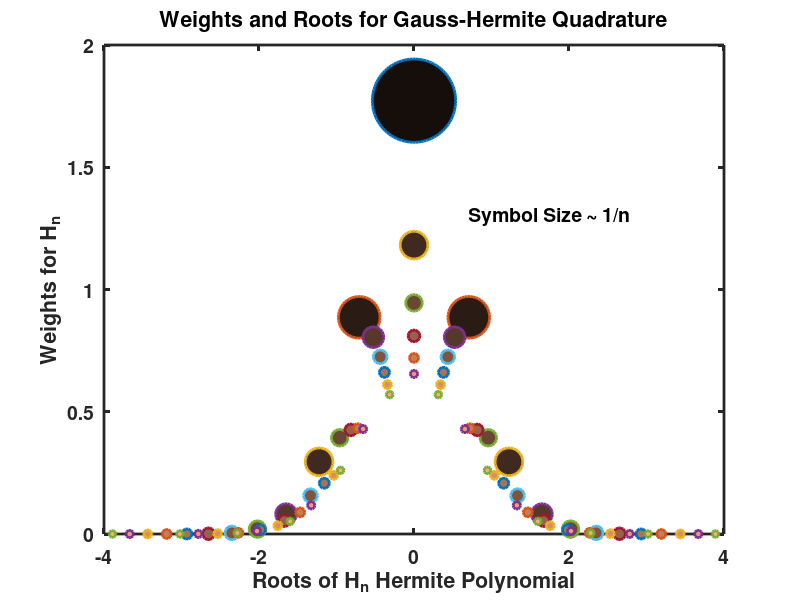

This chart was generated by the following MATLAB code:
function [rootn, wn, Hcoef] =...
    HermiteWeightAndRoots (nend, OutputFlag  )
% HermiteWeightAndRoots calculates Coefficients of H_n
% The roots are calculated for each H_n polynomial. The Roots
% serve as abscissa points for Gauss-Hermite Quadrature
% Corresponding Gauss-Hermite Quadrature weigths at each root
% are also calculated. 

if (nargin <2), OutputFlag=1; end
if (nargin <1),  nend=12; end

set(0,'defaultaxeslinewidth',2); set(0,'defaultlinelinewidth',2);
set(0,'defaultaxesFontWeight','bold');set(0,'defaulttextFontWeight','bold') 
set(0,'defaultaxesfontsize',14); set(0,'defaulttextfontsize',14);
close all

if (OutputFlag==1)
    figure; 
    nstart=1;
    HcoefPrev=HCoeffCalc(nstart-1);
    for n=nstart:nend
        Hcoef=HCoeffCalc(n);  
        %The roots of H_n polynomial returned in a column vector
        rootn=roots(Hcoef);
        wn=(2^(n-1)*factorial(n)*sqrt(pi) )./...
            (n.^2*(polyval(HcoefPrev,rootn).^2));
        HcoefPrev=Hcoef;
            fprintf(1, 'H(%g) Coefficients:',n);
            disp(Hcoef)
            fprintf(1, 'H(%g) Roots:',n);
            disp(rootn')    
            fprintf(1, 'H(%g) Weights:',n);
            disp(wn')
            fprintf(1, '\n');
        MFC=[n n/1.5 n/2]'/nend;
        plot(rootn,wn,'o','MarkerSize',...
            5*nend/n,'MarkerFaceColor',MFC)
        hold on  
    end
    hold off
    xlabel('Roots of H_n Hermite Polynomial'); 
    ylabel('Weights for H_n'); 
    title('Weights and Roots for Gauss-Hermite Quadrature')
    text(0.7,1.3,'Symbol Size ~ 1/n')
else % (OutputFlag==0) % No Output ; No Plot
    [Hcoef HcoefPrev] =HCoeffCalc(nend); 
    %The roots of H_n polynomial returned in a column vector
    rootn=roots(Hcoef);
    wn=(2^(nend-1)*factorial(nend)*sqrt(pi) )./...
        (nend.^2*(polyval(HcoefPrev,rootn).^2));
end

%weightsum=sum(wn) % Weights always add up to 1.7725
end

function [Hcoeff HcoeffPrev] = HCoeffCalc(n) 
% HCoeffCalc Calculates Hermite Polynomial Coefficients
% by starting with the known H(n=0) and H(=1) polynomial, 
% then iteratively calculating up to the H(n) polynomial
% H2(x)=4x^2-2      % p2 = [4 0 -2]
% H3(x)=8x^3-12x    % p3 = [8 0 -12 0]
Hcoeff =zeros(1,n+1);
if (n<1),Hcoeff(1)=1;  % n=0
elseif (n==1), Hcoeff(1)=2; % n=1
else
    Hcoeffnm1 = [1]; %Initialize H(n-1)=H(0)=1
    Hcoeffn= [2 0]; %Initialize H(n)= H(1) = 2x; 
    m=1;
    % H(n+1)=2xH(n)-2nH(n-1)
    while (m<n)       
        Hcoeffnp1=conv([2 0],Hcoeffn); % 2x*H(n)    
        SecondTerm=2*m*Hcoeffnm1; % 2n*H(n-1)
        len=length(SecondTerm); % find number of Coeffs to add    
        Hcoeffnp1(end-len+1:end)=Hcoeffnp1(end-len+1:end)-SecondTerm;
        Hcoeffnm1=Hcoeffn; % shift for next loop
        Hcoeffn=Hcoeffnp1; % shift for next loop
        m=m+1;
    end
    Hcoeff=Hcoeffnp1;
    HcoeffPrev=Hcoeffnm1;
end
end


